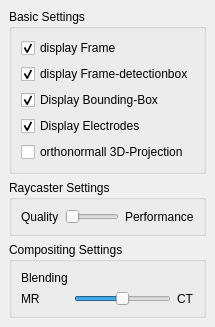
<?xml version="1.0" encoding="UTF-8"?>
<ui version="4.0">
 <class>RenderSettings</class>
 <widget class="QDockWidget" name="RenderSettings">
  <property name="geometry">
   <rect>
    <x>0</x>
    <y>0</y>
    <width>194</width>
    <height>323</height>
   </rect>
  </property>
  <property name="allowedAreas">
   <set>Qt::NoDockWidgetArea</set>
  </property>
  <property name="windowTitle">
   <string>RenderSettings</string>
  </property>
  <widget class="QWidget" name="dockWidgetContents">
   <layout class="QVBoxLayout" name="verticalLayout">
    <item>
     <widget class="QGroupBox" name="groupBox">
      <property name="title">
       <string>Basic Settings</string>
      </property>
      <layout class="QGridLayout" name="gridLayout">
       <item row="1" column="0">
        <widget class="QCheckBox" name="displaydetectionbox">
         <property name="text">
          <string>display Frame-detectionbox</string>
         </property>
         <property name="checked">
          <bool>true</bool>
         </property>
        </widget>
       </item>
       <item row="2" column="0">
        <widget class="QCheckBox" name="displayboundingbox">
         <property name="text">
          <string>Display Bounding-Box</string>
         </property>
         <property name="checked">
          <bool>true</bool>
         </property>
        </widget>
       </item>
       <item row="0" column="0">
        <widget class="QCheckBox" name="displayFrame">
         <property name="text">
          <string>display Frame</string>
         </property>
         <property name="checked">
          <bool>true</bool>
         </property>
        </widget>
       </item>
       <item row="3" column="0">
        <widget class="QCheckBox" name="displayelectrodes">
         <property name="text">
          <string>Display Electrodes</string>
         </property>
         <property name="checked">
          <bool>true</bool>
         </property>
        </widget>
       </item>
       <item row="4" column="0">
        <widget class="QCheckBox" name="orthonormalThreeD">
         <property name="text">
          <string>orthonormall 3D-Projection</string>
         </property>
        </widget>
       </item>
      </layout>
     </widget>
    </item>
    <item>
     <widget class="QGroupBox" name="groupBox_2">
      <property name="title">
       <string>Raycaster Settings</string>
      </property>
      <layout class="QGridLayout" name="gridLayout_2">
       <item row="0" column="0">
        <widget class="QLabel" name="label">
         <property name="text">
          <string>Quality</string>
         </property>
        </widget>
       </item>
       <item row="0" column="1">
        <widget class="QSlider" name="performanceslider">
         <property name="minimum">
          <number>1</number>
         </property>
         <property name="maximum">
          <number>10</number>
         </property>
         <property name="value">
          <number>1</number>
         </property>
         <property name="orientation">
          <enum>Qt::Horizontal</enum>
         </property>
        </widget>
       </item>
       <item row="0" column="2">
        <widget class="QLabel" name="label_2">
         <property name="text">
          <string>Performance</string>
         </property>
        </widget>
       </item>
      </layout>
     </widget>
    </item>
    <item>
     <widget class="QGroupBox" name="groupBox_3">
      <property name="title">
       <string>Compositing Settings</string>
      </property>
      <layout class="QGridLayout" name="gridLayout_3">
       <item row="1" column="0">
        <widget class="QLabel" name="label_4">
         <property name="text">
          <string>MR</string>
         </property>
        </widget>
       </item>
       <item row="0" column="0">
        <widget class="QLabel" name="label_3">
         <property name="text">
          <string>Blending</string>
         </property>
        </widget>
       </item>
       <item row="1" column="1">
        <widget class="QSlider" name="blendingslider">
         <property name="maximum">
          <number>10000</number>
         </property>
         <property name="value">
          <number>5000</number>
         </property>
         <property name="orientation">
          <enum>Qt::Horizontal</enum>
         </property>
        </widget>
       </item>
       <item row="1" column="2">
        <widget class="QLabel" name="label_5">
         <property name="text">
          <string>CT</string>
         </property>
        </widget>
       </item>
      </layout>
     </widget>
    </item>
   </layout>
  </widget>
 </widget>
 <resources/>
 <connections/>
</ui>
